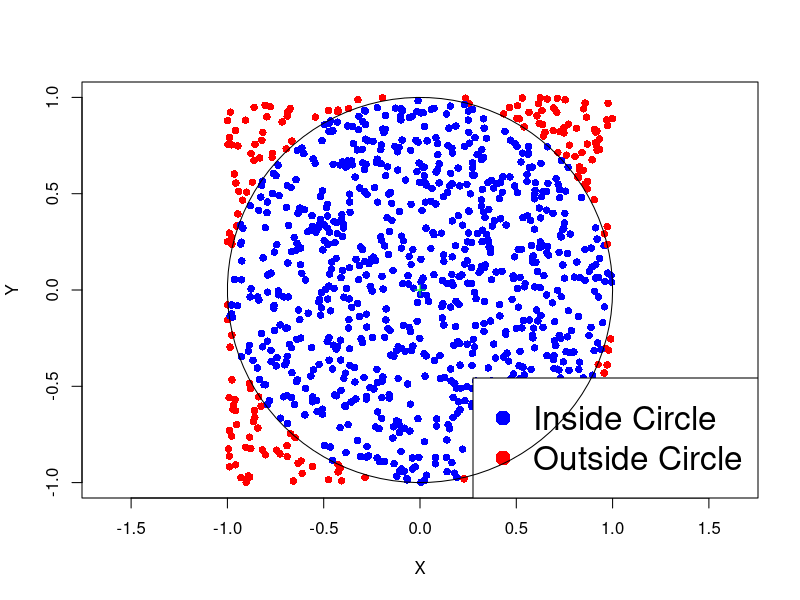
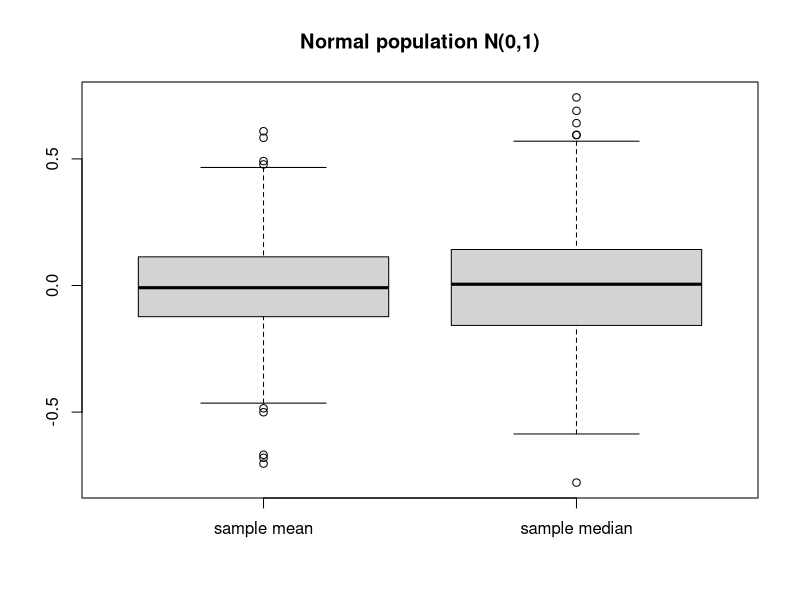

R code for these plots, in order:
## ---- chunk 1
manager.null.p <- c(51/1788, 103/1788, 144/1788, 
                    168/1788, 29/1788, 101/1788)
null.p <- rep(manager.null.p, c(3, 3, 3, 3, 3, 3))
print(round(null.p,2))
## ---- chunk 2
# Store matrix of counts into single R vector
counts <- c(27, 9, 15,
            54, 25, 24,
            84, 32, 28, 
            91, 37, 40,
            11, 10, 8,
            61, 12, 28)

# Store matrix of null probabilities into single R vector
# To avoid copy pasting, first store probabilities of each Manager
manager.null.p <- c(51/1788, 103/1788, 144/1788, 
                    168/1788, 29/1788, 101/1788)

# Repeat each entry 3 times 
null.p <- rep(manager.null.p, c(3, 3, 3, 3, 3, 3))

# Perform goodness-of-fit test
ans <- chisq.test(counts, p = null.p)

# Print answer
print(ans)
## ---- chunk 3
# Store each row into and R vector
row_1 <- c(2180, 871)
row_2 <- c(1820, 1400)
row_3 <- c(1703, 614)

# Assemble the rows into an R matrix
counts <- rbind(row_1, row_2, row_3)

# Perform chi-squared test of independence
ans <- chisq.test(counts)

# Print answer
print(ans)
## ---- chunk 4
# Store each row into and R vector
row_1 <- c(27, 9, 15)
row_2 <- c(54, 25, 24) 
row_3 <- c(84, 32, 28) 
row_4 <- c(91, 37, 40)
row_5 <- c(11, 10, 8)
row_6 <- c(61, 12, 28)

# Assemble the rows into an R matrix
counts <- rbind(row_1, row_2, row_3, row_4, row_5, row_6)

# Perform chi-squared test of independence
ans <- chisq.test(counts)

# Print answer
print(ans)
## ---- chunk 5
#| fig-asp: 1

R <- 1
niters <- 1000
total <- 0
in_circle <- 0

# Function to plot the points
plot_points <- function(x, y, R) {
  plot(x, y, col = ifelse(x^2 + y^2 <= R^2, "blue", "red"), pch = 16, xlab = "X", ylab = "Y", asp = 1, frame.plot = TRUE, xlim = c(-1,1), ylim = c(-1,1) )
  points(0, 0, col = "green", pch = 3)  # Plotting the center of the circle
  legend("bottomright", legend = c("Inside Circle", "Outside Circle"), col = c("blue", "red"), pch = 16, cex = 2)
  circle <- seq(0, 2 * pi, length.out = 100)
  lines(R * cos(circle), R * sin(circle))  # Plotting the circle
}

x <- runif(niters, -R, R)
y <- runif(niters, -R, R)
plot_points(x, y, R)

## ---- chunk 6
N <- 10000      # We do 100000 iterations and print every 10000
total <- 0      # Counts total number of points
in_circle <- 0  # Counts points falling in circle

for (j in 1:10) {   # This loop is for printing message every N iterations
  for (i in 1:N) {  # Loop in which points are counted
    x <- runif(1, -1, 1); y <- runif(1, -1, 1);  # sample point (x,y)
    if (x^2 + y^2 <= 1) {    
      in_circle <- in_circle + 1  # If (x,y) in circle increase counter
    }
    total <- total + 1  # Increase total counter (in any case)
  }
  
  pi_approx <- ( in_circle / total ) * 4  # Compute approximate area

  cat(sprintf("After %8d iterations pi is %.08f, error is %.08f\n",
     (j * N), pi_approx, abs(pi_approx - pi)))
}
## ---- chunk 7
set.seed(231) 

# Generate 1000 samples of size 10 from N(0,1) and compute sample mean
n <- 10; M <- 1000

sim.xbar <- replicate(M, mean(rnorm(n)))

# Print mean and variance of sample mean
cat("Expected value:", mean(sim.xbar), "  Variance:", var(sim.xbar))
## ---- chunk 8
set.seed(23) 

M <- 1000; n <- 30  
sim.mean <- replicate(M, mean(rnorm(n)))
sim.median <- replicate(M, median(rnorm(n)))

boxplot(list("sample mean" = sim.mean, 
             "sample median" = sim.median),
        main = "Normal population N(0,1)")
## ---- chunk 9
#| echo: true
# Roll two dice

sample(1:6, 2, replace = T)
## ---- chunk 10
#| echo: true

M <- 1000

sim.rolls <- replicate(M, sum( sample(1:6, 2, replace = T) ))

number.of.7s <- sum( sim.rolls == 7 )
p <- number.of.7s / M

cat("The estimated probability of rolling 7 is", p)
## ---- chunk 11
set.seed(231)

# Sample 100 times from N(0,1)
x <- rnorm(100)

# Compute confidence interval using t.test
interval <- t.test(x)$conf.int

# Save left and right extremes
a <- interval[1];   b <- interval[2]

cat("Simulated confidence interval: a =", a, "  b = ", b)
## ---- chunk 12
set.seed(231)

n <- 100; M <- 10000

intervals <- replicate(M, t.test(rnorm(n)) $ conf.int)

intervals[ ,1:5]
## ---- chunk 13
set.seed(231)

# Simulate M confidence intervals for the mean
n <- 100; M <- 10000

intervals <- replicate(M, t.test(rnorm(n)) $ conf.int)

# Save left and right extremes in vectors
a <- intervals[1, ];   b <- intervals[2, ]

# Check how many times mu = 0 belongs to (a,b)
mu.belongs <- sum( (a < 0) & (0 < b) )

# Estimate the probability that mu = 0 belongs to (a,b)
p <- mu.belongs / M

cat("mu = 0 belongs to the confidence interval with probability", p)
## ---- chunk 14
set.seed(22)

# Enter counts and null hypothesis probabilities
counts <- c(32, 15, 9, 4)
null.p <- c(0.5, 0.3, 0.15, 0.05)

# Compute total counts
m <- sum(counts)

# Compute expected counts
exp.counts <- m * null.p

# Compute the observed chi-squared statistic
obs.chi <- sum( (counts - exp.counts)^2 / exp.counts )

# Simulate M chi-squared statistics
M <- 10000

sim.chi.vect <- replicate(M, {
                # Simulate multinomial counts under null hypothesis
                sim.counts <- rmultinom(1, m, null.p)
                            
                # Compute chi-squared statistic from the simulated counts
                sim.chi <- sum( (sim.counts - exp.counts )^2 / exp.counts)
                })

# Check how many simulated statistics are extreme
num.extreme <- sum( sim.chi.vect >= obs.chi )

# Estimate the p-value
sim.p.value <- num.extreme / M

# Perform chi-squared test using built-in R function
ans <- chisq.test(counts, p = null.p, simulate.p.value = T)

# Extract p-value from chi-squared test result
R.p.value <- ans$p.value

# Print p-values for comparison
cat("\nOur simulated p-value is:", sim.p.value)
cat("\nR simulated p-value is:", R.p.value)
## ---- chunk 15
#| echo: true

set.seed(23)    # Set seed to always get same randomization

x <- rnorm(10)
print(x)
## ---- chunk 16
set.seed(21) 

n <- 10

# Generate illustrative random sample from N(0,1)
x <- rnorm(n)

# Generate B = 10000 bootstrap samples for xbar
B <- 10000

xbar.star.vect <- replicate(B, {
                  x.star <- sample(x, n, replace = TRUE)
                  xbar.star <- mean(x.star)
                  })

# compute bootstrap variance of xbar
var.boot <- var(xbar.star.vect)

# compute the actual variance of xbar
var.true <- 1/n

cat("The bootstrap estimate for the variance is", var.boot)
cat("The theoretical value for the variance is", var.true)
cat("The error is", abs(var.boot - var.true))
## ---- chunk 17
set.seed(21)    # Set seed to always get same randomization

# Generate illustrative random sample from N(0,1)
x <- rnorm(10)
var(x)
## ---- chunk 18
set.seed(21) 

n <- 10

# Generate illustrative random sample from N(0,1)
x <- rnorm(n)

# Generate B = 10000 bootstrap samples for xbar
B <- 10000

xbar.star.vect <- replicate(B, {
                  x.star <- sample(x, n, replace = TRUE)
                  xbar.star <- mean(x.star)
                  })

# compute bootstrap variance of xbar
var.boot <- var(xbar.star.vect)

# compute the actual variance of xbar
var.true <- 1/n

cat("The bootstrap estimate for the variance is", var.boot)
cat("The theoretical value for the variance is", var.true)
cat("The error is", abs(var.boot - var.true))
## ---- chunk 19
set.seed(2) 

n <- 200

# Generate illustrative random sample from N(0,1)
x <- rnorm(n)

# Generate B = 10000 bootstrap samples for xbar
B <- 10000

xbar.star.vect <- replicate(B, {
                  x.star <- sample(x, n, replace = TRUE)
                  xbar.star <- mean(x.star)
                  })

# compute bootstrap variance of xbar
var.boot <- var(xbar.star.vect)

# compute the actual variance of xbar
var.true <- 1/n

cat("The bootstrap estimate for the variance is", var.boot)
cat("The theoretical value for the variance is", var.true)
cat("The error is", abs(var.boot - var.true))
